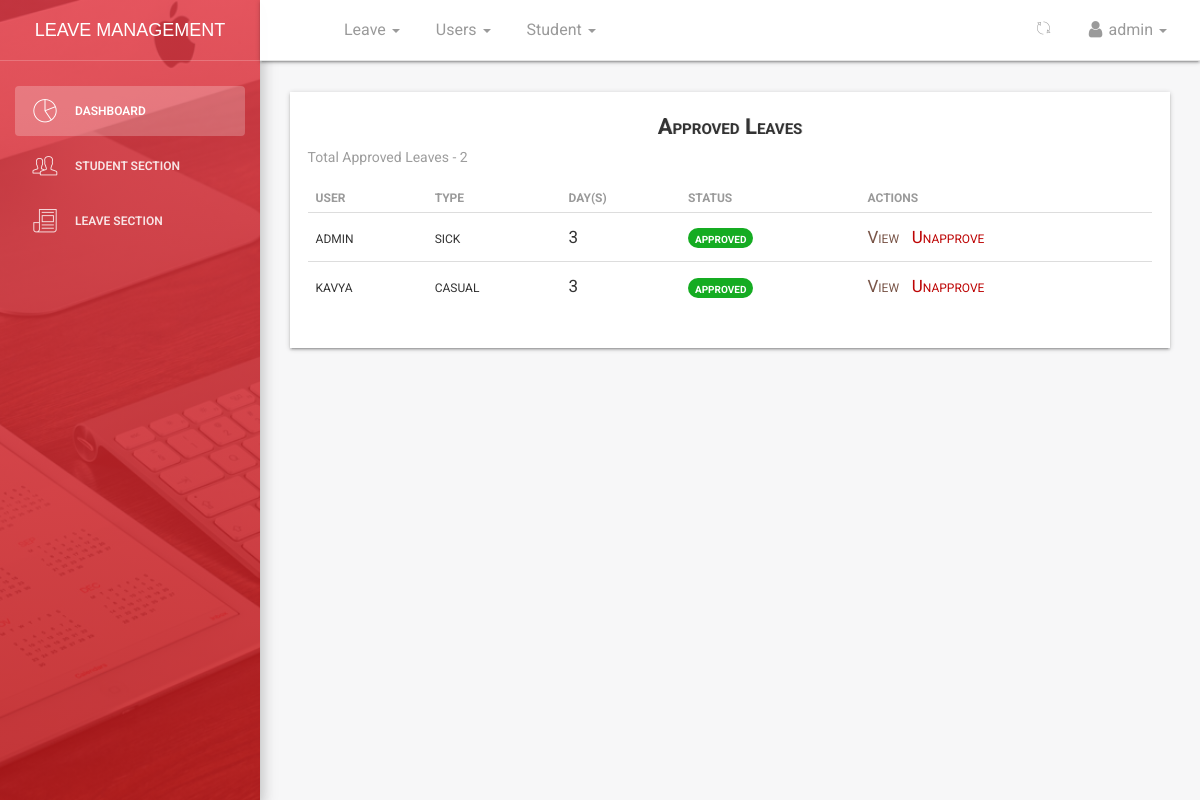
Screenshot of /dashboard/leaves/approved/all/ (signed in) with the database file from the repository.
### leave/models.py (models this page shows, shortened)
class Leave(models.Model):
	user = models.ForeignKey(User,on_delete=models.CASCADE,default=1)
	startdate = models.DateField(verbose_name=_('Start Date'),help_text='leave start date is on ..',null=True,blank=False)
	enddate = models.DateField(verbose_name=_('End Date'),help_text='coming back on ...',null=True,blank=False)
	leavetype = models.CharField(choices=LEAVE_TYPE,max_length=25,default=SICK,null=True,blank=False)
	reason = models.CharField(verbose_name=_('Reason for Leave'),max_length=255,help_text='add additional information for leave',null=True,blank=True)
	defaultdays = models.PositiveIntegerField(verbose_name=_('Leave days per year counter'),default=DAYS,null=True,blank=True)
	status = models.CharField(max_length=12,default='pending') #pending,approved,rejected,cancelled
	is_approved = models.BooleanField(default=False) #hide
	updated = models.DateTimeField(auto_now=True, auto_now_add=False)
	created = models.DateTimeField(auto_now=False, auto_now_add=True)
	objects = LeaveManager()
	class Meta:
		verbose_name = _('Leave')
		verbose_name_plural = _('Leaves')
		ordering = ['-created'] #recent objects
	@property
	def leave_days(self):
		days_count = ''
		startdate = self.startdate
		enddate = self.enddate
		if startdate > enddate:
			return
		dates = (enddate - startdate)
		return dates.days

### dashboard/views.py (the view)
# urls.py: path('leaves/approved/all/',views.leaves_approved_list,name='approvedleaveslist'),
def leaves_approved_list(request):
	if not (request.user.is_superuser and request.user.is_staff):
		return redirect('/')
	leaves = Leave.objects.all_approved_leaves() #approved leaves -> calling model manager method
	return render(request,'dashboard/leaves_approved.html',{'leave_list':leaves,'title':'approved leave list'})

### leave/warden.py (called while the page is built)
	def all_approved_leaves(self):
		return super().get_queryset().filter(status = 'approved')

### templates/dashboard/leaves_approved.html (shortened to what this page needs)
{% extends '_layout.html' %}
 {% block navheader %}
 	{% include 'includes/navheader_student_app.html' %}
 {% endblock %}
 {% block content %}
        <section class="content">
            <section class="container-fluid">
            	   <section class="row">
                        <section class="col col-sm-8 offset-sm-2">
                        </section>
                    </section>
                	<div class="table-responsive table-shadow">
                		<div class="text-center table-description">
                			<h4 class="title-h3" style="text-shadow: 1px 0px rgba(0,0,0,0.11)">Approved Leaves</h4>
                		</div>
                		<section class="total-leaves-count">
                			{% if leave_list %}
                			<p>Total Approved Leaves - <span>{{ leave_list.count }}</span></p>
                			{% endif %}
                		</section>
                		<table class="table">
							  <thead>
							    <tr>
							      <th scope="col"><b>User</b></th>
							      <th scope="col"><b>Type</b></th>
							      <th scope="col"><b>Day(s)</b></th>
							      <th scope="col"><b>Status</b></th>
							      <th scope="col"><b>Actions</b></th>
							    </tr>
							  </thead>
							  <tbody>
							  	{% for leave in leave_list %}
							    <tr>
							      <td>{{ leave.user }}</td>
							      <td>{{ leave.leavetype}}</td>
							      <td>{{ leave.leave_days }}</td>
							      <td><span class="badge badge-success" style="background-color:rgb(21, 172, 34); font-size: 14px;">{{ leave.status }}</span></td>
							      <td>
							      	<a href="{% url 'dashboard:userleaveview' leave.id %}" style="color: #795548;">
							      	    <span>View &nbsp;</span>
							      	</a>
							        <a href="{% url 'dashboard:userleaveunapprove' leave.id %}" style="color:#bd0404;">
							       	<span>Unapprove</span>
							        </a>
							      </td>
							    </tr>
							    {% endfor %}
							  </tbody>
						</table>
					</div>
            </section>
        </section>
 {% endblock %}

### templates/includes/navheader_student_app.html (shortened to what this page needs)
 {% load static %}
 <nav class="navbar navbar-default navbar-fixed shadow">
            <div class="container-fluid">
                <div class="collapse navbar-collapse">
                    <ul class="nav navbar-nav navbar-left">
                        <li>
                            <a href="" class="dropdown-toggle" data-toggle="dropdown">
                            </a>
                        </li>
                        <li class="dropdown">
                        <a href="" class="dropdown-toggle" data-toggle="dropdown">
                                    <p>
                                        Leave
                                        <b class="caret"></b>
                                    </p>
                              </a>
                        </li>
                        {% if request.user.is_superuser and request.user.is_staff %}
                        <li class="dropdown">
                              <a href="" class="dropdown-toggle" data-toggle="dropdown">
                                    <p>
                                        Users
                                        <b class="caret"></b>
                                    </p>
                              </a>
                        </li>
                        {% endif %}
                        {% if request.user.is_superuser and request.user.is_staff %}
                        <li class="dropdown">
                              <a href="" class="dropdown-toggle" data-toggle="dropdown">
                                    <p>
                                        Student
                                        <b class="caret"></b>
                                    </p>
                              </a>
                        </li>
                        {% endif %}
                    </ul>
                    <ul class="nav navbar-nav navbar-right">
                        <li class="dropdown">
                              <a href="" class="dropdown-toggle refresh-page" data-toggle="dropdown" title="Refresh Current Page">
                                    <i class="pe-7s-refresh-2"></i>
                              </a>
                        </li>
                        <li class="dropdown">
                              <a href="" class="dropdown-toggle" data-toggle="dropdown">
                                    <p>
                                        <i class="fa fa-user"></i> {{ request.user}}
                                        <b class="caret"></b>
                                    </p>
                              </a>
                        </li>
                    </ul>
                </div>
            </div>
        </nav>

### rows the page displays
Leave: user "admin", leavetype "sick", leave_days "3", status "approved"
Leave: user "kavya", leavetype "casual", leave_days "3", status "approved"

### other values shown
{{ request.user }} "admin"
{{ leave_list.count }} "2"
